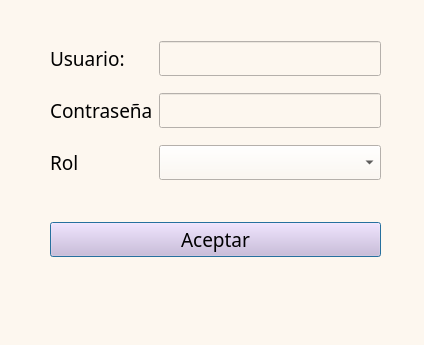
<?xml version="1.0" encoding="UTF-8"?>
<ui version="4.0">
 <class>Dialog</class>
 <widget class="QDialog" name="Dialog">
  <property name="geometry">
   <rect>
    <x>0</x>
    <y>0</y>
    <width>424</width>
    <height>345</height>
   </rect>
  </property>
  <property name="windowTitle">
   <string>Dialog</string>
  </property>
  <property name="styleSheet">
   <string notr="true">background-color: rgb(253, 247, 239);</string>
  </property>
  <widget class="QWidget" name="gridLayoutWidget">
   <property name="geometry">
    <rect>
     <x>50</x>
     <y>30</y>
     <width>331</width>
     <height>161</height>
    </rect>
   </property>
   <layout class="QGridLayout" name="gridLayout">
    <item row="1" column="1">
     <widget class="QLabel" name="label_2">
      <property name="font">
       <font>
        <family>Tw Cen MT Condensed Extra Bold</family>
        <pointsize>14</pointsize>
       </font>
      </property>
      <property name="text">
       <string>Contraseña</string>
      </property>
     </widget>
    </item>
    <item row="1" column="2">
     <widget class="QLineEdit" name="Nueva_Contrasena">
      <property name="font">
       <font>
        <family>Tw Cen MT Condensed</family>
        <pointsize>14</pointsize>
       </font>
      </property>
     </widget>
    </item>
    <item row="0" column="2">
     <widget class="QLineEdit" name="Nuevo_Usuario">
      <property name="font">
       <font>
        <family>Tw Cen MT Condensed</family>
        <pointsize>14</pointsize>
       </font>
      </property>
     </widget>
    </item>
    <item row="0" column="1">
     <widget class="QLabel" name="label">
      <property name="font">
       <font>
        <family>Tw Cen MT Condensed Extra Bold</family>
        <pointsize>14</pointsize>
       </font>
      </property>
      <property name="text">
       <string>Usuario: </string>
      </property>
     </widget>
    </item>
    <item row="2" column="1">
     <widget class="QLabel" name="label_3">
      <property name="font">
       <font>
        <family>Tw Cen MT Condensed Extra Bold</family>
        <pointsize>14</pointsize>
       </font>
      </property>
      <property name="text">
       <string>Rol</string>
      </property>
     </widget>
    </item>
    <item row="2" column="2">
     <widget class="QComboBox" name="Rol">
      <property name="font">
       <font>
        <family>Tw Cen MT Condensed</family>
        <pointsize>14</pointsize>
       </font>
      </property>
      <item>
       <property name="text">
        <string/>
       </property>
      </item>
      <item>
       <property name="text">
        <string>Señales</string>
       </property>
      </item>
      <item>
       <property name="text">
        <string>Imágenes</string>
       </property>
      </item>
     </widget>
    </item>
   </layout>
  </widget>
  <widget class="QWidget" name="horizontalLayoutWidget">
   <property name="geometry">
    <rect>
     <x>50</x>
     <y>200</y>
     <width>331</width>
     <height>80</height>
    </rect>
   </property>
   <layout class="QHBoxLayout" name="horizontalLayout">
    <item>
     <widget class="QPushButton" name="Aceptar">
      <property name="font">
       <font>
        <family>Tw Cen MT Condensed</family>
        <pointsize>14</pointsize>
        <weight>50</weight>
        <bold>false</bold>
       </font>
      </property>
      <property name="styleSheet">
       <string notr="true">background-color: rgb(220, 187, 221);</string>
      </property>
      <property name="text">
       <string>Aceptar</string>
      </property>
     </widget>
    </item>
   </layout>
  </widget>
 </widget>
 <resources/>
 <connections/>
</ui>
